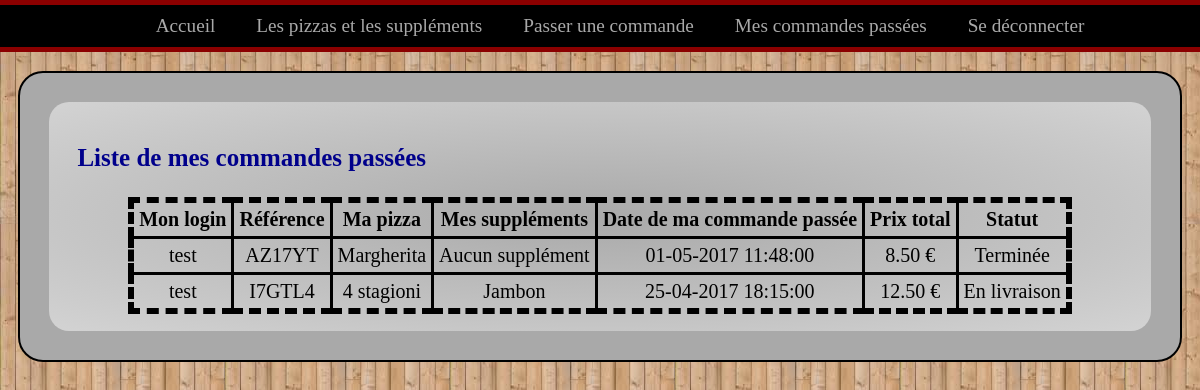
The app's page /comma_user.php (signed in) with its own data.
### tables this page shows
CREATE TABLE `users` (
  `uid` int(11) NOT NULL,
  `nom` varchar(30) DEFAULT NULL,
  `prenom` varchar(30) DEFAULT NULL,
  `login` varchar(30) NOT NULL,
  `mdp` varchar(255) NOT NULL,
  `role` enum('user','admin') NOT NULL DEFAULT 'user'
);

### connection.php (called while the page is built, shortened)
<?php
function connection($quest){
	try {
		require('db_config.php');
		$db = new PDO("mysql:host=$hostname;dbname=$dbname;charset=utf8", $username, $password);
		$db->setAttribute(PDO::ATTR_ERRMODE, PDO::ERRMODE_EXCEPTION);
	}
	catch(PDOException $e){
		exit("Erreur de connexion" .$e->getMessage());
	}
	$res = $db->prepare($quest);
	return $res;
}

### view/commande_view.php (the view)
<?php
function print_table($res, $title1, $title2, $title3, $title4, $title5, $title6, $title7){
	echo '<table class="tab">
				<thead><tr><th>'.$title1.'</th><th>'.$title2.'</th>
				<th>'.$title3.'</th><th>'.$title4.'</th>
				<th>'.$title5.'</th><th>'.$title6.'</th>
				<th>'.$title7.'</th></tr></thead>
				<tbody>';
				while($row = $res->fetch()) {
						echo "	<tr>
						<td>".htmlspecialchars($row["login"])."</td>
						<td>".htmlspecialchars($row["ref"])."</td>
						<td>".htmlspecialchars($row["pizzaN"])."</td>
						<td>".nl2br(htmlspecialchars($row["suppN"]))."</td>
						<td>".htmlspecialchars($row["date"])."</td>
						<td>".htmlspecialchars($row["prixTT"])." €</td>
						<td>".htmlspecialchars($row["stat"])."</td>
					</tr>";
				}
				echo "
				</tbody>
			</table> ";
}

### style_pizza.css (style rules this page uses)
body { margin:0px; min-width:1000px; }
html { background: url("images/back.jpg") }
.center table { margin:auto; }
.tab { margin: auto; border: dashed 2px; border-width: 6px; border-collapse: collapse; }
.tab td, .tab th { border: solid 3px; padding: 5px; }

### records on screen
users: login "test", ref "AZ17YT", pizzaN "Margherita", suppN "Aucun supplément", date "01-05-2017 11:48:00", prixTT "8.50", stat "Terminée", ref "I7GTL4", pizzaN "4 stagioni", suppN "Jambon", date "25-04-2017 18:15:00", prixTT "12.50", stat "En livraison"

### other values on screen
$title1 "Mon login"
$title2 "Référence"
$title3 "Ma pizza"
$title4 "Mes suppléments"
$title5 "Date de ma commande passée"
$title6 "Prix total"
$title7 "Statut"
